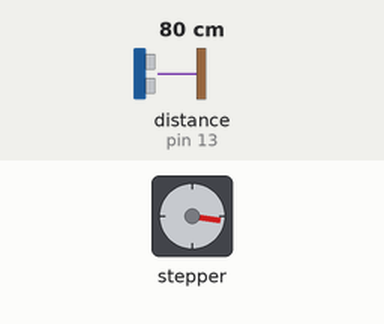
This sketch was run on a simulated Arduino Uno, built with avr-gcc and run on an emulated ATmega328P. Parts: stepper motor. Wiring (inferred from the names in the program): stepper motor (2048 steps per turn assumed): coils pin 4, pin 5, pin 6, pin 7. Inputs (shaded band) come from the test bench; at power-on: distance to the obstacle (sensor on pin 13) 80 cm. The echo pulse lasts 58.3 µs per cm.

Above: at 1.27 s.
1.3 s: distance to the obstacle (sensor on pin 13) set to 9 cm
At 1.6 s:
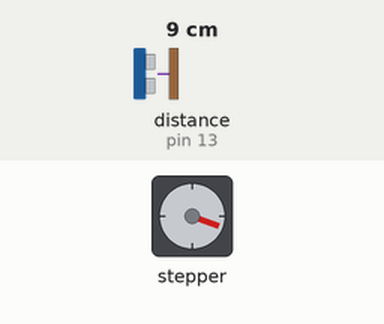
2.8 s: distance to the obstacle (sensor on pin 13) set to 2 cm
At 3.55 s:
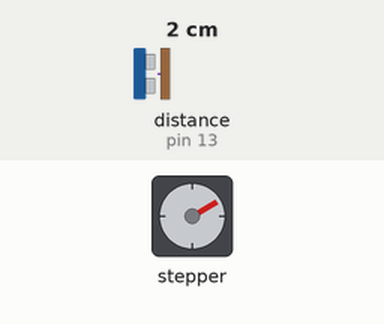
At 4.15 s:
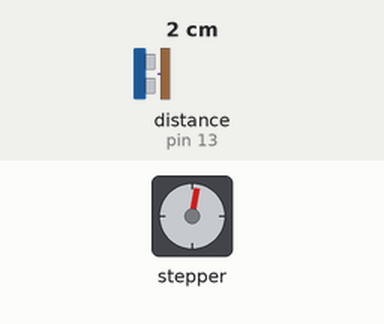
5.8 s: distance to the obstacle (sensor on pin 13) set to 18 cm
Timing chart, 0 to 17.8 s (numbered marks = the images above; inputs shaded):
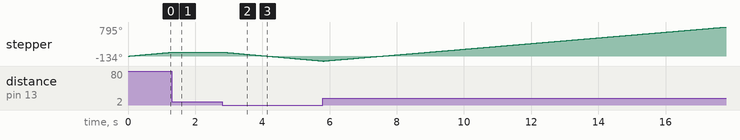

The sketch:

stepper.ino
```cpp
#include <HCSR04.h>

int stepper_pins[] = {4,5,6,7};
int trig = 12;
int echo = 13;

HCSR04 hc(12,13); //initialisation class HCSR04 (trig pin , echo pin)

void setup() {
  // put your setup code here, to run once:
  Serial.begin(9600);
  for (int i=0;i<4;i++) pinMode(stepper_pins[i], OUTPUT);
  pinMode(trig, OUTPUT);
  pinMode(echo, INPUT);
}

int seq[8][4] = {
  {1,0,0,0},
  {1,1,0,0},
  {0,1,0,0},
  {0,1,1,0},
  {0,0,1,0},
  {0,0,1,1},
  {0,0,0,1},
  {1,0,0,1}
};

double measure_distance()
{
  digitalWrite(trig, LOW);
  digitalWrite(trig, HIGH);
  delayMicroseconds(10);
  digitalWrite(trig, LOW);

  return pulseIn(echo, HIGH)*0.034/2;
}


void stepper(int steps)
{
  int dir = steps>0 ? 1 : -1;
  steps = abs(steps);
  for (int i=0;i<steps;i++)
  {
    int index = i % 8;
    if (dir==-1) index = 7-index;
    for (int k=0;k<4;k++) digitalWrite(stepper_pins[k], seq[index][k]);
    delay(1);
  }
  for (int k=0;k<4;k++) digitalWrite(stepper_pins[k], LOW);
}

void loop() {
  int d = hc.dist();
  stepper((d-10)*2);
  //Serial.println(d);
  //delay(100);
}
```

Measured:
- after the input at 1.3 s, stepper: goes on until 1.3 s, then stays 110°
- after the input at 2.8 s, stepper: keeps turning counter-clockwise at about 82°/s, starting at once
- by itself, stepper: keeps turning clockwise at about 84°/s
